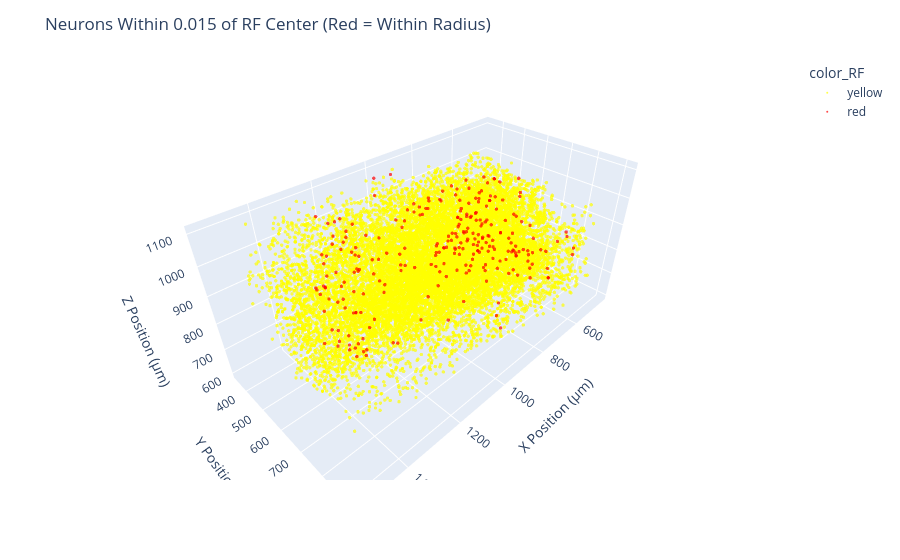

The code cell stored with this chart in its notebook:
### Code cell
#Now, plot a 3d scatter plot, but have any neurons within a certain tolerance of this RF center be yellow. All others red.

# --- Define RF center and tolerance radius ---
x_RF_center = avg_x_RF_v1
y_RF_center = avg_y_RF_v1
tolerance_radius = 0.015  # adjust as needed

# Compute Euclidean distance in readout space
digital_twin_coreg_df["rf_distance"] = np.sqrt(
    (digital_twin_coreg_df["readout_loc_x"] - x_RF_center) ** 2 +
    (digital_twin_coreg_df["readout_loc_y"] - y_RF_center) ** 2
)

# Classify neurons: within radius -> yellow, otherwise red
digital_twin_coreg_df["color_RF"] = np.where(
    digital_twin_coreg_df["rf_distance"] <= tolerance_radius, "red", "yellow"
)

# --- Single 3D scatter plot ---
fig_RF_highlight = px.scatter_3d(
    digital_twin_coreg_df,
    x='x_um',
    y='y_um',
    z='z_um',
    color='color_RF',
    color_discrete_map={'yellow': 'yellow', 'red': 'red'},
    opacity=0.7
)

fig_RF_highlight.update_traces(marker=dict(size=2))
fig_RF_highlight.update_layout(
    scene=dict(
        xaxis_title='X Position (µm)',
        yaxis_title='Y Position (µm)',
        zaxis_title='Z Position (µm)'
    ),
    title=f'Neurons Within {tolerance_radius} of RF Center (Red = Within Radius)'
)

fig_RF_highlight.show()

### Figure 1 — Plotly figure (JSON) as saved in the notebook; plotly's stock layout.template omitted (floating-point values rounded to 4 significant figures; data arrays with more than 128 entries replaced by an {"elided": "..."} marker saying what was removed)
{"data": [{"hovertemplate": "color_RF=yellow<br>x_um=%{x}<br>y_um=%{y}<br>z_um=%{z}<extra></extra>", "legendgroup": "yellow", "marker": {"color": "yellow", "opacity": 0.7, "size": 2, "symbol": "circle"}, "mode": "markers", "name": "yellow", "scene": "scene", "showlegend": true, "type": "scatter3d", "x": {"elided": "15521 float values"}, "y": {"elided": "15521 float values"}, "z": {"elided": "15521 float values"}}, {"hovertemplate": "color_RF=red<br>x_um=%{x}<br>y_um=%{y}<br>z_um=%{z}<extra></extra>", "legendgroup": "red", "marker": {"color": "red", "opacity": 0.7, "size": 2, "symbol": "circle"}, "mode": "markers", "name": "red", "scene": "scene", "showlegend": true, "type": "scatter3d", "x": {"elided": "259 float values"}, "y": {"elided": "259 float values"}, "z": {"elided": "259 float values"}}], "layout": {"legend": {"title": {"text": "color_RF"}, "tracegroupgap": 0}, "margin": {"t": 60}, "scene": {"domain": {"x": [0, 1], "y": [0, 1]}, "xaxis": {"title": {"text": "X Position (µm)"}}, "yaxis": {"title": {"text": "Y Position (µm)"}}, "zaxis": {"title": {"text": "Z Position (µm)"}}}, "title": {"text": "Neurons Within 0.015 of RF Center (Red = Within Radius)"}}}
